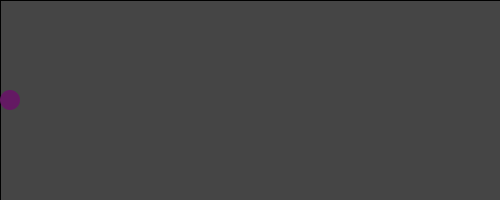
Frame 1 (no input)
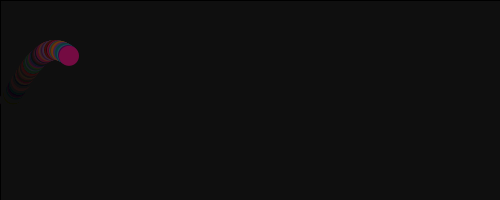
Frame 60 (the mouse pressed at the canvas centre just before this capture)
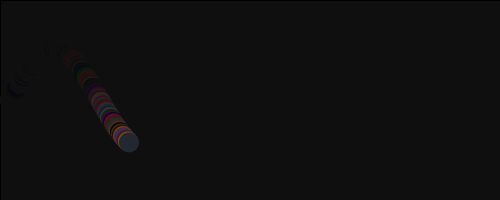
Frame 120 (the mouse held since frame 60 and released just before this capture)

The Processing sketch that drew these frames (run headless with seeded random() and noise(); from frame 60 on, the mouse is pressed at the canvas centre):

// Processing sketch: processing_137731
// ── processing_137731.pde

float px, py, px2, py2;
float angle, angle2;
float radius = 50;
float frequency = 2;
float frequency2 = 2;
float x, x2;



void setup(){
  size(500, 200);
  background (71,71,71);

}

void draw(){
  fill(0, 8);
  rect(0,0,width, height);
  noStroke();
  py = 100+sin(radians(angle))*(radius);
  fill(0);
  angle2 = 0;
  for (int i = 0; i< width; i++){
      py2 =sin(radians(angle2))*(radius);
    point(width+radius+i, py2);
    }

  
  noStroke();
  fill(random(155),random(100),random(105));
  ellipse(width/radius+x, py, 20, 20);
  angle -= frequency;
  x+=1;

 
  if (x>= width-60) {
    x = 10;
    angle = 0;
  }
}
